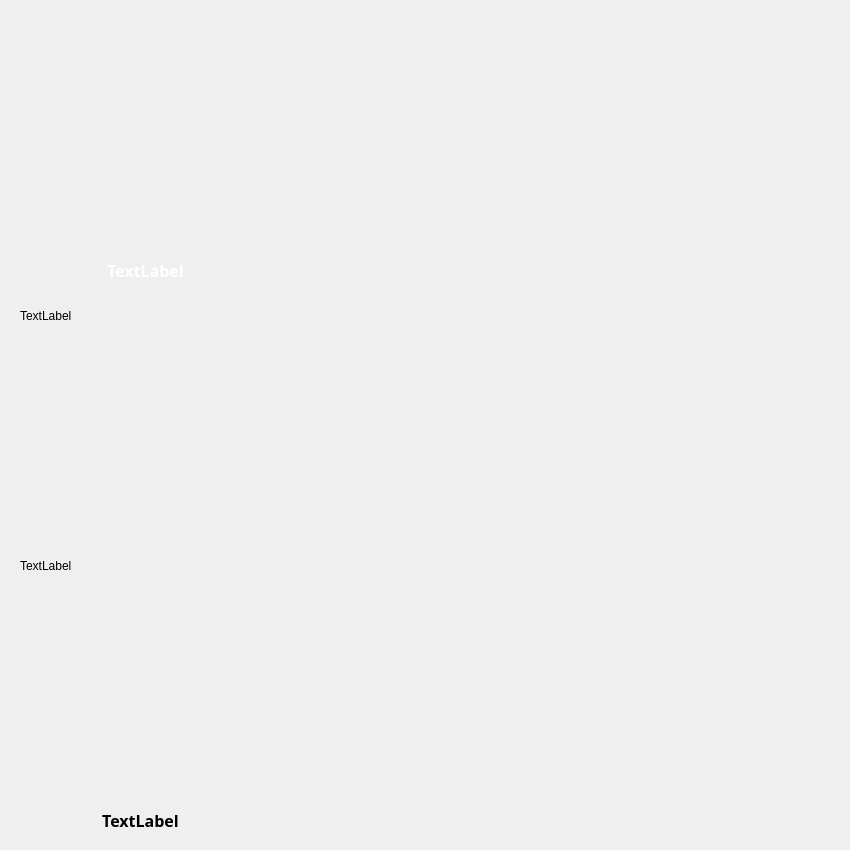
<?xml version="1.0" encoding="UTF-8"?>
<ui version="4.0">
 <class>game</class>
 <widget class="QWidget" name="game">
  <property name="geometry">
   <rect>
    <x>0</x>
    <y>0</y>
    <width>850</width>
    <height>850</height>
   </rect>
  </property>
  <property name="minimumSize">
   <size>
    <width>850</width>
    <height>850</height>
   </size>
  </property>
  <property name="windowTitle">
   <string>Form</string>
  </property>
  <property name="windowIcon">
   <iconset resource="picture/image.qrc">
    <normaloff>:/images/TaiChi.jpg</normaloff>:/images/TaiChi.jpg</iconset>
  </property>
  <widget class="QLabel" name="label">
   <property name="geometry">
    <rect>
     <x>30</x>
     <y>250</y>
     <width>231</width>
     <height>41</height>
    </rect>
   </property>
   <property name="font">
    <font>
     <family>微软雅黑</family>
     <pointsize>12</pointsize>
     <weight>75</weight>
     <bold>true</bold>
    </font>
   </property>
   <property name="text">
    <string>&lt;html&gt;&lt;head/&gt;&lt;body&gt;&lt;p&gt;&lt;span style=&quot; color:#ffffff;&quot;&gt;TextLabel&lt;/span&gt;&lt;/p&gt;&lt;/body&gt;&lt;/html&gt;</string>
   </property>
   <property name="alignment">
    <set>Qt::AlignCenter</set>
   </property>
  </widget>
  <widget class="QLabel" name="label_2">
   <property name="geometry">
    <rect>
     <x>20</x>
     <y>300</y>
     <width>81</width>
     <height>31</height>
    </rect>
   </property>
   <property name="text">
    <string>TextLabel</string>
   </property>
  </widget>
  <widget class="QLabel" name="label_3">
   <property name="geometry">
    <rect>
     <x>20</x>
     <y>550</y>
     <width>81</width>
     <height>31</height>
    </rect>
   </property>
   <property name="text">
    <string>TextLabel</string>
   </property>
  </widget>
  <widget class="QLabel" name="label_4">
   <property name="geometry">
    <rect>
     <x>30</x>
     <y>800</y>
     <width>221</width>
     <height>41</height>
    </rect>
   </property>
   <property name="font">
    <font>
     <family>微软雅黑</family>
     <pointsize>12</pointsize>
     <weight>75</weight>
     <bold>true</bold>
    </font>
   </property>
   <property name="text">
    <string>TextLabel</string>
   </property>
   <property name="alignment">
    <set>Qt::AlignCenter</set>
   </property>
  </widget>
 </widget>
 <resources>
  <include location="picture/image.qrc"/>
  <include location="picture/image.qrc"/>
 </resources>
 <connections/>
</ui>
